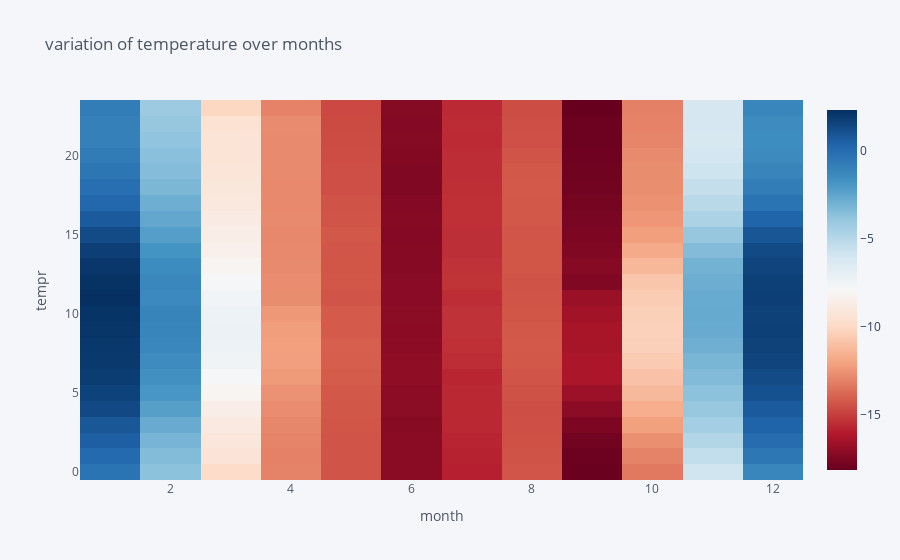

Notebook cell for this chart:
### Code cell
# plotting variation of temperature over months in heatmap
df_month= df.pivot_table(index='month', columns= 'time', values='tempr')
df_month.iplot(kind='heatmap', colorscale='Rdbu',xaxis_title='month',yaxis_title='tempr',title= 'variation of temperature over months')

### Figure 1 — Plotly figure (JSON) as saved in the notebook; plotly's stock layout.template omitted (floating-point values rounded to 4 significant figures; data arrays with more than 128 entries replaced by an {"elided": "..."} marker saying what was removed)
{"data": [{"colorscale": [[0, "rgb(103,0,31)"], [0.1, "rgb(178,24,43)"], [0.2, "rgb(214,96,77)"], [0.3, "rgb(244,165,130)"], [0.4, "rgb(253,219,199)"], [0.5, "rgb(247,247,247)"], [0.6, "rgb(209,229,240)"], [0.7, "rgb(146,197,222)"], [0.8, "rgb(67,147,195)"], [0.9, "rgb(33,102,172)"], [1, "rgb(5,48,97)"]], "type": "heatmap", "x": ["01", "02", "03", "04", "05", "06", "07", "08", "09", "10", "11", "12"], "y": ["00", "01", "02", "03", "04", "05", "06", "07", "08", "09", "10", "11", "12", "13", "14", "15", "16", "17", "18", "19", "20", "21", "22", "23"], "z": {"elided": "24x12 float values"}, "zmax": 2.348, "zmin": -18.13}], "layout": {"legend": {"bgcolor": "#F5F6F9", "font": {"color": "#4D5663"}}, "paper_bgcolor": "#F5F6F9", "plot_bgcolor": "#F5F6F9", "title": {"font": {"color": "#4D5663"}, "text": "variation of temperature over months"}, "xaxis": {"gridcolor": "#E1E5ED", "showgrid": true, "tickfont": {"color": "#4D5663"}, "title": {"font": {"color": "#4D5663"}, "text": "month"}, "zerolinecolor": "#E1E5ED"}, "yaxis": {"gridcolor": "#E1E5ED", "showgrid": true, "tickfont": {"color": "#4D5663"}, "title": {"font": {"color": "#4D5663"}, "text": "tempr"}, "zerolinecolor": "#E1E5ED"}}}
